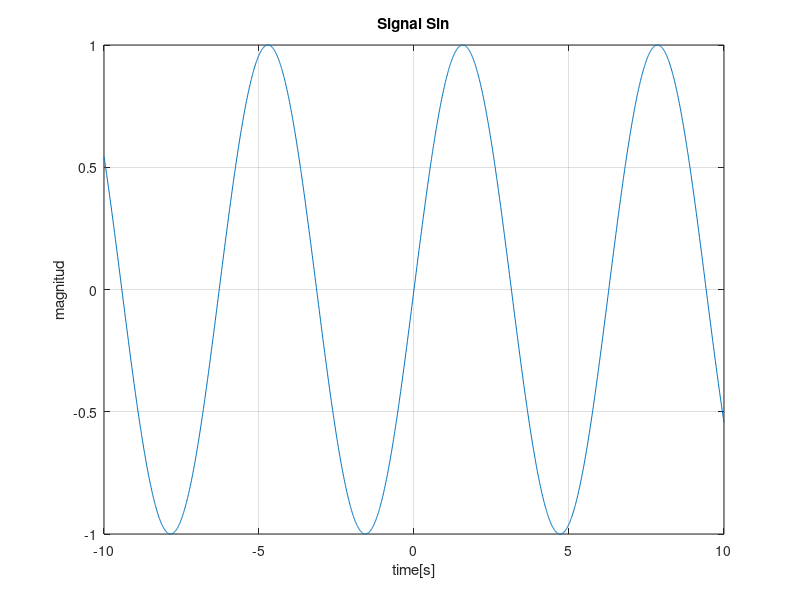
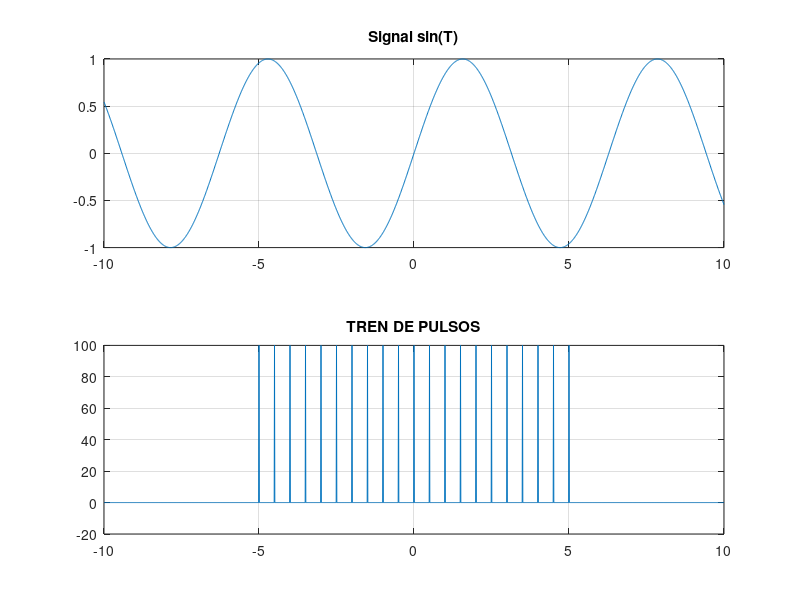
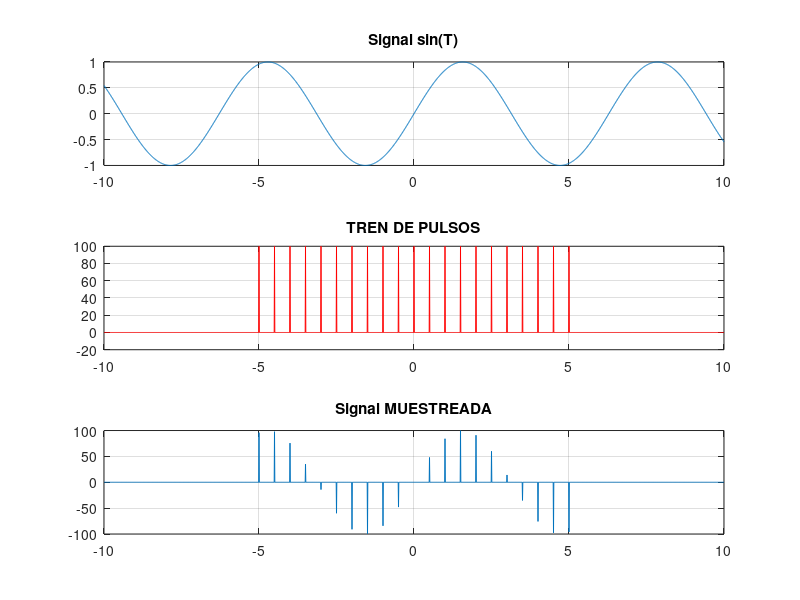

The MATLAB script that drew these images, in order:
t=-10:0.01:10;
signal=sin(t);
figure(1);
plot(t,signal);
grid;
xlabel("time[s]");ylabel("magnitud");title("Signal Sin")
%TREN DE PULSOS
T=0.5;
tren=0.0;
for n=min(t):max(t)
    tren=tren+100*sinc(100*(t-T*n));
end
%3
figure(2);subplot(2,1,1);plot(t,signal);grid;title("Signal sin(T)");
figure(2);subplot(2,1,2);plot(t,tren);grid;title("TREN DE PULSOS");    
%4
muestreo=signal.*tren;
figure(3);subplot(3,1,1);plot(t,signal);grid;title("Signal sin(T)");
figure(3);subplot(3,1,2);plot(t,tren,'r');grid;title("TREN DE PULSOS"); 
figure(3);subplot(3,1,3);plot(t,muestreo);grid;title("Signal MUESTREADA"); 

